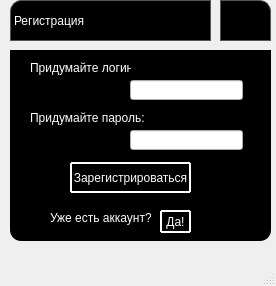
<?xml version="1.0" encoding="UTF-8"?>
<ui version="4.0">
 <class>authwindow</class>
 <widget class="QMainWindow" name="authwindow">
  <property name="geometry">
   <rect>
    <x>0</x>
    <y>0</y>
    <width>276</width>
    <height>286</height>
   </rect>
  </property>
  <property name="windowTitle">
   <string>MainWindow</string>
  </property>
  <property name="documentMode">
   <bool>false</bool>
  </property>
  <property name="dockNestingEnabled">
   <bool>false</bool>
  </property>
  <widget class="QWidget" name="centralwidget">
   <widget class="QPushButton" name="closebutton">
    <property name="geometry">
     <rect>
      <x>220</x>
      <y>0</y>
      <width>51</width>
      <height>41</height>
     </rect>
    </property>
    <property name="mouseTracking">
     <bool>false</bool>
    </property>
    <property name="styleSheet">
     <string notr="true">QPushButton{
border: 1px solid #555;
padding: 5 px ;
border-top-right-radius: 11px;
background: black;
}
QPushButton:hover { background: rgba(255,255,255,.2); }
QPushButton:pressed { background: white; }</string>
    </property>
    <property name="text">
     <string/>
    </property>
    <property name="icon">
     <iconset>
      <normaloff>photos/крестик.png</normaloff>photos/крестик.png</iconset>
    </property>
    <property name="default">
     <bool>false</bool>
    </property>
   </widget>
   <widget class="QLabel" name="label">
    <property name="geometry">
     <rect>
      <x>10</x>
      <y>0</y>
      <width>201</width>
      <height>41</height>
     </rect>
    </property>
    <property name="styleSheet">
     <string notr="true">QLabel{
	font: 75 italic 22pt &quot;MS Sans Serif&quot;;
color: white;
border: 1px solid #555;
border-top-left-radius: 11px;
background: black;
font-weight: 3;
text-transform: capitalize;
font-size: 25;
}</string>
    </property>
    <property name="text">
     <string>Регистрация</string>
    </property>
   </widget>
   <widget class="QGroupBox" name="groupBox_2">
    <property name="geometry">
     <rect>
      <x>10</x>
      <y>50</y>
      <width>261</width>
      <height>191</height>
     </rect>
    </property>
    <property name="styleSheet">
     <string notr="true">QGroupBox{
border-bottom-left-radius: 11px;
border-bottom-right-radius: 11px;
background: black;
}</string>
    </property>
    <property name="title">
     <string/>
    </property>
    <widget class="QLabel" name="label_13">
     <property name="geometry">
      <rect>
       <x>20</x>
       <y>20</y>
       <width>47</width>
       <height>13</height>
      </rect>
     </property>
     <property name="text">
      <string>TextLabel</string>
     </property>
    </widget>
    <widget class="QLabel" name="label_14">
     <property name="geometry">
      <rect>
       <x>20</x>
       <y>30</y>
       <width>47</width>
       <height>13</height>
      </rect>
     </property>
     <property name="text">
      <string>TextLabel</string>
     </property>
    </widget>
    <widget class="QLabel" name="label_2">
     <property name="geometry">
      <rect>
       <x>40</x>
       <y>160</y>
       <width>101</width>
       <height>16</height>
      </rect>
     </property>
     <property name="styleSheet">
      <string notr="true">color: white;</string>
     </property>
     <property name="text">
      <string>Уже есть аккаунт?</string>
     </property>
    </widget>
    <widget class="QLineEdit" name="lineEdit">
     <property name="geometry">
      <rect>
       <x>120</x>
       <y>30</y>
       <width>113</width>
       <height>20</height>
      </rect>
     </property>
    </widget>
    <widget class="QLineEdit" name="lineEdit_2">
     <property name="geometry">
      <rect>
       <x>120</x>
       <y>80</y>
       <width>113</width>
       <height>20</height>
      </rect>
     </property>
    </widget>
    <widget class="QLabel" name="label_3">
     <property name="geometry">
      <rect>
       <x>20</x>
       <y>10</y>
       <width>101</width>
       <height>16</height>
      </rect>
     </property>
     <property name="styleSheet">
      <string notr="true">color:white;</string>
     </property>
     <property name="text">
      <string>Придумайте логин:</string>
     </property>
    </widget>
    <widget class="QLabel" name="label_4">
     <property name="geometry">
      <rect>
       <x>20</x>
       <y>60</y>
       <width>121</width>
       <height>16</height>
      </rect>
     </property>
     <property name="styleSheet">
      <string notr="true">color:white;</string>
     </property>
     <property name="text">
      <string>Придумайте пароль:</string>
     </property>
    </widget>
    <widget class="QPushButton" name="pushButton">
     <property name="geometry">
      <rect>
       <x>60</x>
       <y>112</y>
       <width>121</width>
       <height>31</height>
      </rect>
     </property>
     <property name="styleSheet">
      <string notr="true">QPushButton {
  display: inline-block;
  color: white;
  text-decoration: none;
  user-select: none;
  outline: none;
  border: 2px solid white;
  border-radius: 1px;
  transition: 0.2s;
} 
QPushButton:hover { background: rgba(255,255,255,.2); }
QPushButton:pressed { background: white; }</string>
     </property>
     <property name="text">
      <string>Зарегистрироваться</string>
     </property>
    </widget>
    <widget class="QPushButton" name="pushButton_2">
     <property name="geometry">
      <rect>
       <x>150</x>
       <y>160</y>
       <width>31</width>
       <height>23</height>
      </rect>
     </property>
     <property name="styleSheet">
      <string notr="true">QPushButton {
  display: inline-block;
  color: white;
  text-decoration: none;
  user-select: none;
  outline: none;
  border: 2px solid white;
  border-radius: 1px;
  transition: 0.2s;
} 
QPushButton:hover { background: rgba(255,255,255,.2); }
QPushButton:pressed { background: white; }</string>
     </property>
     <property name="text">
      <string>Да!</string>
     </property>
    </widget>
   </widget>
   <zorder>groupBox_2</zorder>
   <zorder>closebutton</zorder>
   <zorder>label</zorder>
  </widget>
  <widget class="QMenuBar" name="menubar">
   <property name="geometry">
    <rect>
     <x>0</x>
     <y>0</y>
     <width>276</width>
     <height>21</height>
    </rect>
   </property>
  </widget>
  <widget class="QStatusBar" name="statusbar"/>
 </widget>
 <resources>
  <include location="photos/photos.qrc"/>
 </resources>
 <connections/>
</ui>
